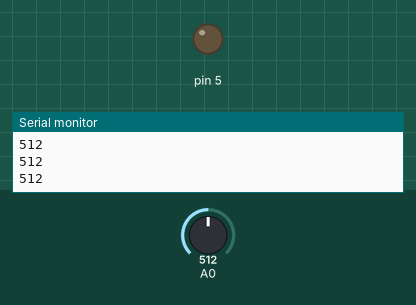
Recording of a sketch running on a simulated Arduino Uno, built with avr-gcc and run on an emulated ATmega328P. Parts: output pins drawn as LEDs (lit = HIGH), the last lines printed to the serial monitor. Inputs (shaded band) come from the test bench; at power-on: A0 = 512.

Above: at 1.2 s.
1.3 s: A0 set to 716
At 2.3 s:
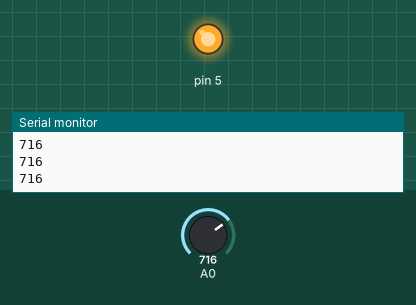
2.8 s: A0 set to 2
4.3 s: A0 set to 0
At 4.6 s:
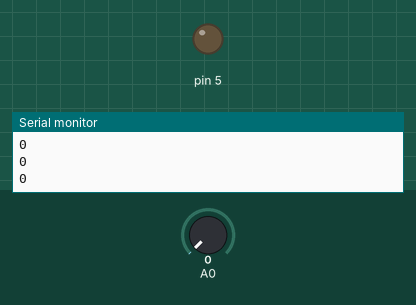
5.8 s: A0 set to 122
At 7.0 s:
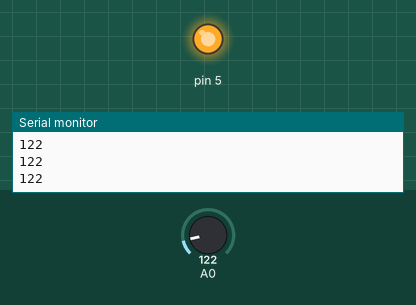
Timing chart, 0 to 8.3 s (numbered marks = the images above; inputs shaded):
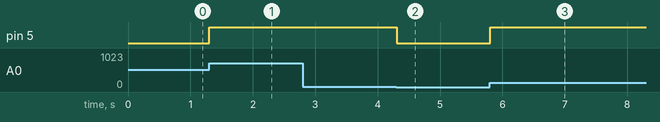

The sketch:

LDR_Responsive_LED.ino
```cpp
void setup() {
  Serial.begin(9600); // initialize serial communication at 9600 BPS
  pinMode(5,OUTPUT);
}
void loop() {

  int ldr = analogRead(A0); // read the input on analog pin 0
  Serial.println(ldr);   // print out the value you read
  digitalWrite(5,1024-ldr);

}
```

Measured:
- the behaviour switches between 1 and 0 on A0 (found by bisection; images 1 and 2)
- after the input at 1.3 s, pin 5: LOW → HIGH at once
- after the input at 4.3 s, pin 5: HIGH → LOW at once
- after the input at 5.8 s, pin 5: LOW → HIGH at once
